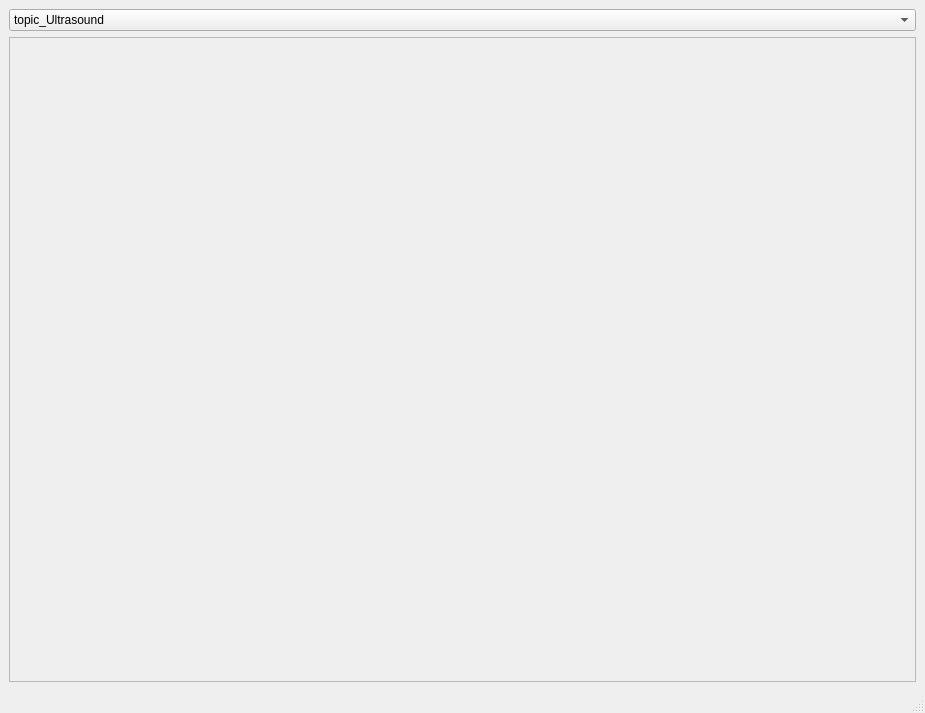
<?xml version="1.0" encoding="UTF-8"?>
<ui version="4.0">
 <class>MainWindow</class>
 <widget class="QMainWindow" name="MainWindow">
  <property name="geometry">
   <rect>
    <x>0</x>
    <y>0</y>
    <width>925</width>
    <height>713</height>
   </rect>
  </property>
  <property name="windowTitle">
   <string>MainWindow</string>
  </property>
  <widget class="QWidget" name="centralwidget">
   <layout class="QHBoxLayout" name="horizontalLayout">
    <item>
     <layout class="QVBoxLayout" name="verticalLayout">
      <item>
       <widget class="QComboBox" name="comboBox">
        <item>
         <property name="text">
          <string>topic_Ultrasound</string>
         </property>
        </item>
        <item>
         <property name="text">
          <string>topic_ENV</string>
         </property>
        </item>
       </widget>
      </item>
      <item>
       <widget class="QScrollArea" name="scrollArea">
        <property name="widgetResizable">
         <bool>true</bool>
        </property>
        <widget class="QWidget" name="scrollAreaWidgetContents">
         <property name="geometry">
          <rect>
           <x>0</x>
           <y>0</y>
           <width>903</width>
           <height>616</height>
          </rect>
         </property>
         <property name="minimumSize">
          <size>
           <width>800</width>
           <height>600</height>
          </size>
         </property>
         <layout class="QHBoxLayout" name="horizontalLayout_2">
          <item>
           <layout class="QVBoxLayout" name="verticalLayout_2"/>
          </item>
         </layout>
        </widget>
       </widget>
      </item>
     </layout>
    </item>
   </layout>
  </widget>
  <widget class="QMenuBar" name="menubar">
   <property name="geometry">
    <rect>
     <x>0</x>
     <y>0</y>
     <width>925</width>
     <height>22</height>
    </rect>
   </property>
  </widget>
  <widget class="QStatusBar" name="statusbar"/>
 </widget>
 <resources/>
 <connections/>
</ui>
